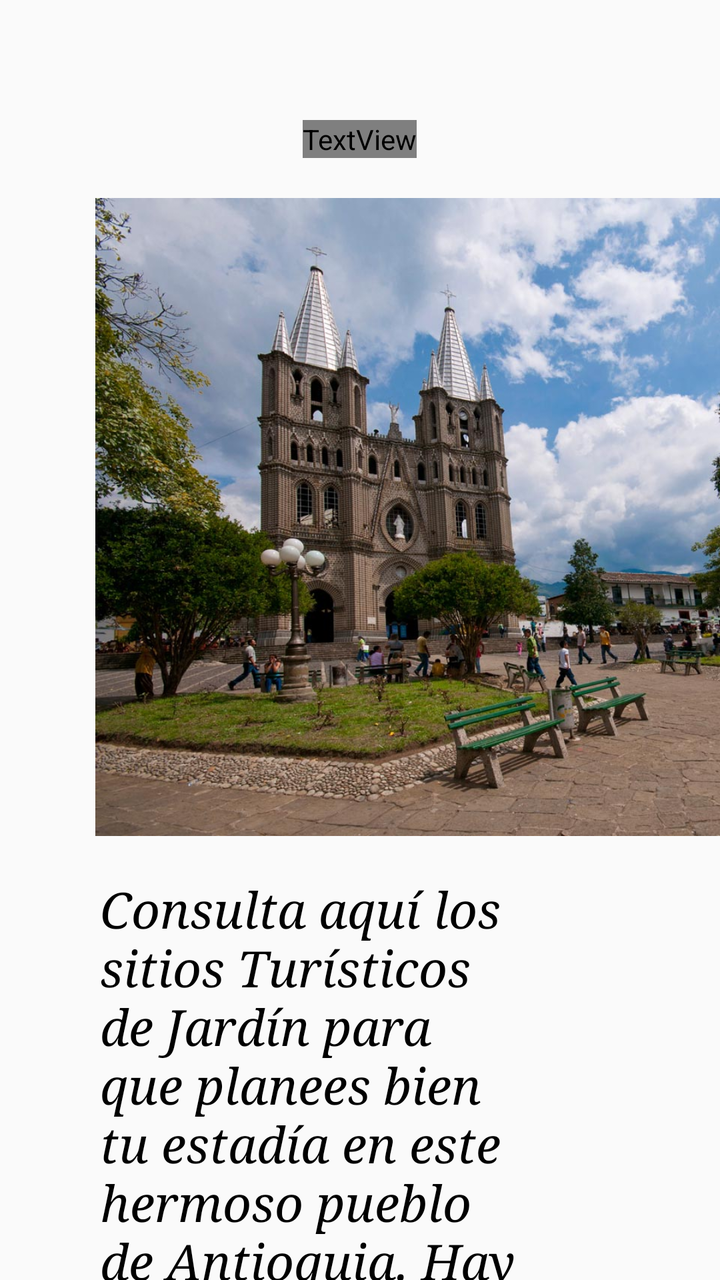
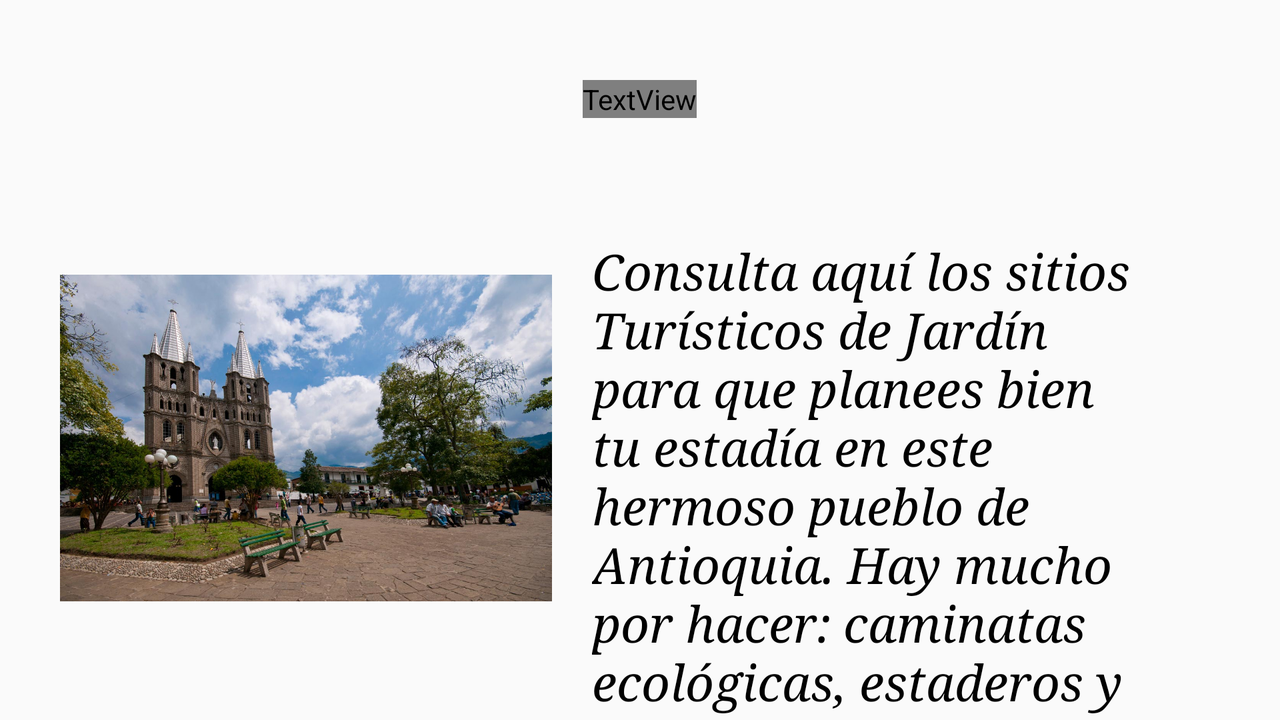

One screen, two layout resources from the same app: the default and the author's alternative for another configuration. Each is rendered where Android would select it; the XML of both is given below.
<!-- AndroidManifest.xml: application theme AppTheme -->
<!-- res/layout/fragment_principal.xml -->
<?xml version="1.0" encoding="utf-8"?>
<LinearLayout xmlns:android="http://schemas.android.com/apk/res/android"

    android:orientation="vertical" android:layout_width="match_parent"
    android:background="@color/paleturquoise"
    android:layout_height="match_parent">

    <LinearLayout
        android:layout_width="fill_parent"
        android:layout_height="wrap_content"
        android:orientation="vertical"
        >

        <TextView
            android:layout_width="wrap_content"
            android:layout_height="wrap_content"
            android:text="@string/bienvenida"
            android:textAppearance="@style/mifuente2"
            android:layout_marginTop="60dp"
            android:layout_gravity="center_horizontal" />

    </LinearLayout>

    <LinearLayout
        android:layout_width="fill_parent"
        android:layout_height="wrap_content"
        android:orientation="vertical"
        >

        <ImageView
            android:layout_width="516dp"
            android:layout_height="319dp"
            android:layout_marginTop="20dp"
            android:layout_marginLeft="30dp"
            android:src="@drawable/jardiniglesia" />

        <TextView
            android:layout_width="fill_parent"
            android:layout_height="wrap_content"
            android:layout_gravity="center_vertical|right"
            android:textAppearance="@style/mifuente3"
            android:layout_marginRight="50dp"
            android:layout_marginLeft="50dp"
            android:layout_marginTop="20dp"
            android:text="@string/jardininfo"/>

    </LinearLayout>

</LinearLayout>
<!-- resources referenced by this layout -->
<resources>
  <!-- drawable jardiniglesia: jpg bitmap (drawable, 257530 bytes) -->
  <string name="bienvenida">Bienvenido a Jardín</string>
  <string name="jardininfo">Consulta aquí los sitios Turísticos de Jardín para que planees bien tu estadía en este hermoso pueblo de Antioquia.  Hay mucho por hacer: caminatas ecológicas, estaderos y trucheras, avistamiento de aves, piscinas, ríos, parapentismo, museos y monumentos por conocer, cable aéreo y garrucha.  Esperamos que disfrutes tu viaje!!</string>
  <style name="mifuente2" parent="@android:style/TextAppearance.Medium">
          <item name="android:textColor">@color/darkblue</item>
          <item name="android:textStyle">italic</item>
          <item name="android:typeface">serif</item>
          <item name="android:textSize">40dp</item>
      </style>
  <style name="mifuente3" parent="@android:style/TextAppearance.Medium">
          <item name="android:textColor">@color/black</item>
          <item name="android:textStyle">italic</item>
          <item name="android:typeface">serif</item>
          <item name="android:textSize">25dp</item>
  
      </style>
  <style name="AppTheme" parent="Theme.AppCompat.Light.DarkActionBar">
          
      </style>
</resources>
<!-- res/layout-land/fragment_principal.xml (the author's variant of the layout above) -->
<!-- drawn on the phone turned sideways -->
<?xml version="1.0" encoding="utf-8"?>
<LinearLayout xmlns:android="http://schemas.android.com/apk/res/android"

    android:orientation="vertical" android:layout_width="match_parent"
    android:background="@color/paleturquoise"
    android:layout_height="match_parent">

    <TextView
        android:layout_width="wrap_content"
        android:layout_height="wrap_content"
        android:layout_marginTop="40dp"
        android:text="@string/bienvenida"
        android:textAppearance="@style/mifuente2"
        android:layout_gravity="center_horizontal" />

    <LinearLayout
        android:layout_width="fill_parent"
        android:layout_height="wrap_content"
        android:orientation="horizontal"
        >

        <LinearLayout
            android:layout_width="276dp"
            android:layout_height="wrap_content"
            android:orientation="vertical"
            >

            <ImageView
                android:layout_width="match_parent"
                android:layout_marginLeft="30dp"
                android:src="@drawable/jardiniglesia"
                android:layout_height="320dp" />

        </LinearLayout>

        <LinearLayout
            android:layout_width="fill_parent"
            android:layout_marginLeft="20dp"
            android:layout_height="320dp"
            android:orientation="horizontal"
            >

            <TextView
                android:layout_width="fill_parent"
                android:layout_height="match_parent"
                android:textAppearance="@style/mifuente3"
                android:layout_marginTop="60dp"
                android:layout_marginRight="60dp"
                android:text="@string/jardininfo"/>

        </LinearLayout>
    </LinearLayout>

</LinearLayout>
